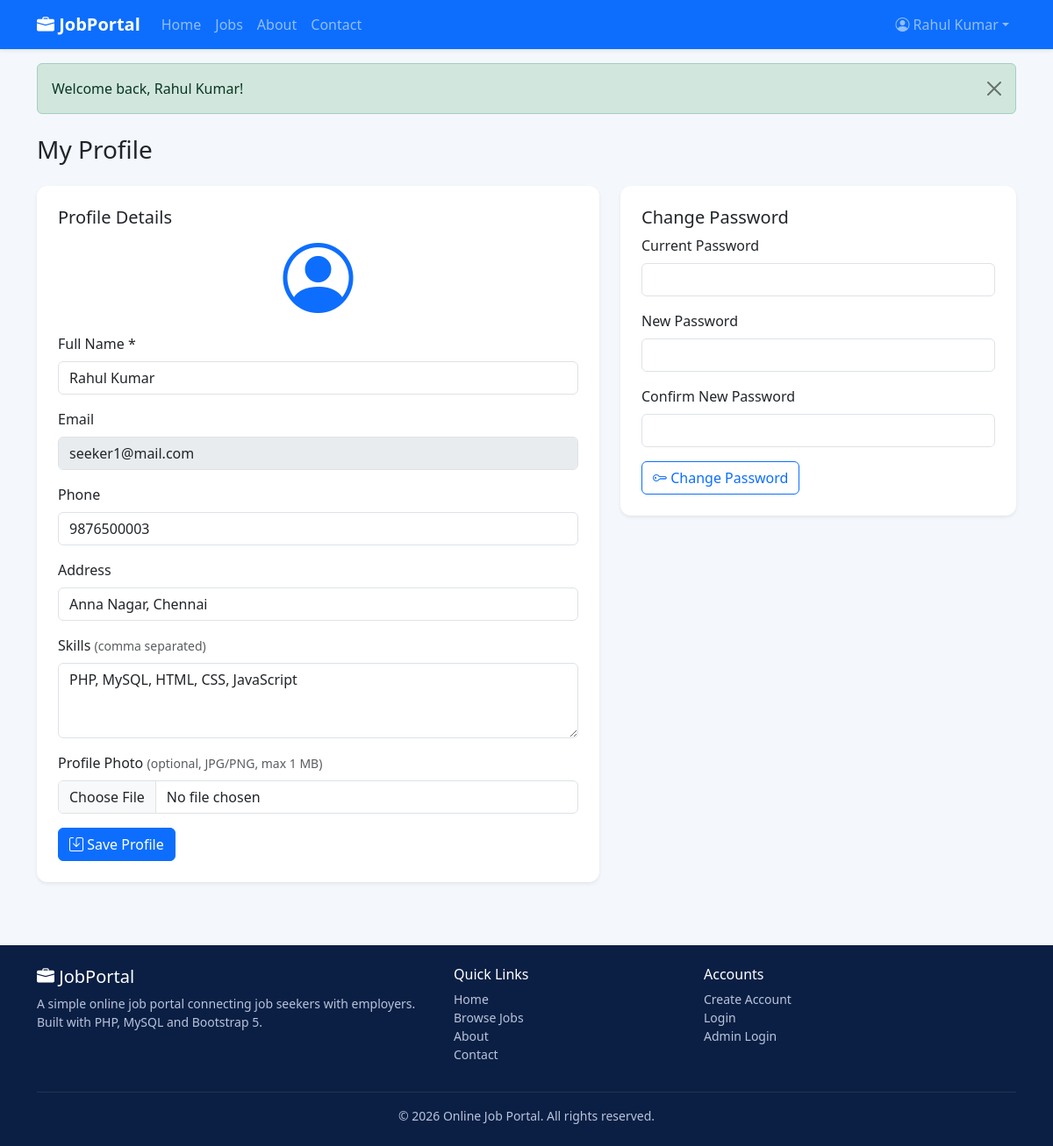
/seeker/profile.php (signed in), run on the app's committed database.
### tables this page shows
CREATE TABLE users (
    id            INT AUTO_INCREMENT PRIMARY KEY,
    name          VARCHAR(100) NOT NULL,
    email         VARCHAR(150) NOT NULL UNIQUE,
    password      VARCHAR(255) NOT NULL,
    role          ENUM('seeker','employer') NOT NULL,
    company_name  VARCHAR(150) DEFAULT NULL,         
    phone         VARCHAR(20)  DEFAULT NULL,
    address       VARCHAR(255) DEFAULT NULL,
    skills        TEXT         DEFAULT NULL,         
    photo         VARCHAR(255) DEFAULT NULL,         
    created_at    TIMESTAMP DEFAULT CURRENT_TIMESTAMP,
    updated_at    TIMESTAMP DEFAULT CURRENT_TIMESTAMP ON UPDATE CURRENT_TIMESTAMP
);

### seeker/profile.php (the view, shortened to what this page needs)
<?php
require_once __DIR__ . '/../config/db.php';
$uid = current_user_id();
$st = $pdo->prepare('SELECT * FROM users WHERE id = ?');
$st->execute([$uid]);
$user = $st->fetch();
include __DIR__ . '/../includes/header.php';
?>
<div class="container my-4">
    <h1 class="h3 mb-4">My Profile</h1>
    <div class="row g-4">
        <div class="col-lg-7">
            <div class="card border-0 shadow-sm">
                <div class="card-body p-4">
                    <h5 class="card-title">Profile Details</h5>
                    <form method="post" enctype="multipart/form-data" novalidate>
                        <div class="text-center mb-3">
                            <?php if (!empty($user['photo']) && is_file(PHOTO_DIR . $user['photo'])): ?>
                                <img src="<?= BASE_URL ?>/uploads/profile/<?= e($user['photo']) ?>" id="photoPreview" class="profile-photo" alt="Photo">
                            <?php else: ?>
                                <i class="bi bi-person-circle display-1 text-primary" id="photoIcon"></i>
                            <?php endif; ?>
                        </div>
                        <div class="mb-3">
                            <label class="form-label">Full Name *</label>
                            <input type="text" name="name" class="form-control" required value="<?= e($user['name']) ?>">
                        </div>
                        <div class="mb-3">
                            <label class="form-label">Email</label>
                            <input type="email" class="form-control" value="<?= e($user['email']) ?>" disabled>
                        </div>
                        <div class="mb-3">
                            <label class="form-label">Phone</label>
                            <input type="text" name="phone" class="form-control" value="<?= e($user['phone']) ?>">
                        </div>
                        <div class="mb-3">
                            <label class="form-label">Address</label>
                            <input type="text" name="address" class="form-control" maxlength="255" value="<?= e($user['address']) ?>">
                        </div>
                        <div class="mb-3">
                            <label class="form-label">Skills <small class="text-muted">(comma separated)</small></label>
                            <textarea name="skills" class="form-control" rows="3"><?= e($user['skills']) ?></textarea>
                        </div>
                        <div class="mb-3">
                            <label class="form-label">Profile Photo <small class="text-muted">(optional, JPG/PNG, max 1 MB)</small></label>
                            <input type="file" name="photo" id="photoInput" class="form-control" accept=".jpg,.jpeg,.png">
                        </div>
                        <button class="btn btn-primary"><i class="bi bi-save"></i> Save Profile</button>
                    </form>
                </div>
            </div>
        </div>
        <div class="col-lg-5">
            <div class="card border-0 shadow-sm">
                <div class="card-body p-4">
                    <h5 class="card-title">Change Password</h5>
                    <form method="post" novalidate>
                        <div class="mb-3">
                            <label class="form-label">Current Password</label>
                            <input type="password" name="current_password" class="form-control" required>
                        </div>
                        <div class="mb-3">
                            <label class="form-label">New Password</label>
                            <input type="password" name="new_password" class="form-control" minlength="6" required>
                        </div>
                        <div class="mb-3">
                            <label class="form-label">Confirm New Password</label>
                            <input type="password" name="confirm_password" class="form-control" minlength="6" required>
                        </div>
                        <button class="btn btn-outline-primary"><i class="bi bi-key"></i> Change Password</button>
                    </form>
                </div>
            </div>
        </div>
    </div>
</div>
<?php include __DIR__ . '/../includes/footer.php'; ?>

### assets/css/style.css (style rules this page uses)
:root { --jp-blue: #0d6efd; --jp-dark-blue: #0a3d91; --jp-light: #f4f7fc; }
body { background: var(--jp-light); font-family: "Segoe UI", system-ui, -apple-system, Roboto, Arial, sans-serif; }
.card { border-radius: 12px; }

### data on the page
users: name "Rahul Kumar", email "seeker1@mail.com", phone "9876500003", address "Anna Nagar, Chennai", skills "PHP, MySQL, HTML, CSS, JavaScript"

### other printed values
$_SESSION['user_name'] "Rahul Kumar"
$f['message'] "Welcome back, Rahul Kumar!"
